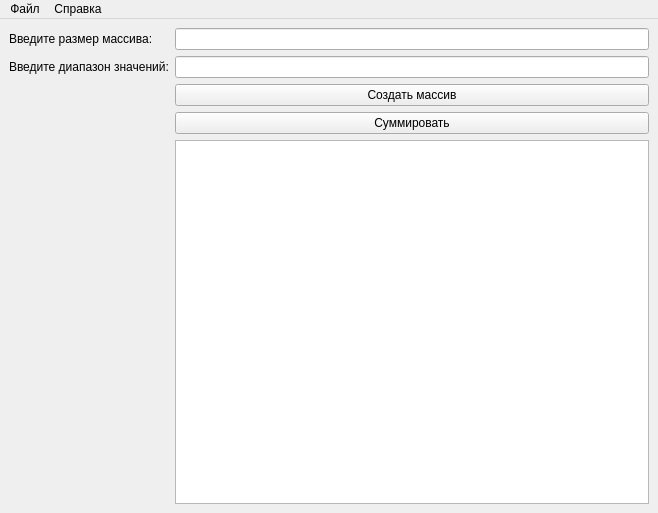
<?xml version="1.0" encoding="UTF-8"?>
<ui version="4.0">
 <class>MainWindow</class>
 <widget class="QMainWindow" name="MainWindow">
  <property name="geometry">
   <rect>
    <x>0</x>
    <y>0</y>
    <width>658</width>
    <height>513</height>
   </rect>
  </property>
  <property name="windowTitle">
   <string>Случайный массив</string>
  </property>
  <widget class="QWidget" name="centralwidget">
   <layout class="QFormLayout" name="formLayout">
    <item row="0" column="0">
     <widget class="QLabel" name="label_lnt">
      <property name="text">
       <string>Введите размер массива:</string>
      </property>
     </widget>
    </item>
    <item row="0" column="1">
     <widget class="QLineEdit" name="edit_lnt"/>
    </item>
    <item row="1" column="0">
     <widget class="QLabel" name="label_rng">
      <property name="text">
       <string>Введите диапазон значений:</string>
      </property>
     </widget>
    </item>
    <item row="1" column="1">
     <widget class="QLineEdit" name="edit_rng"/>
    </item>
    <item row="2" column="1">
     <widget class="QPushButton" name="button_create">
      <property name="text">
       <string>Создать массив</string>
      </property>
     </widget>
    </item>
    <item row="3" column="1">
     <widget class="QPushButton" name="button_sum">
      <property name="text">
       <string>Суммировать</string>
      </property>
     </widget>
    </item>
    <item row="4" column="1">
     <widget class="QPlainTextEdit" name="list_output"/>
    </item>
   </layout>
  </widget>
  <widget class="QMenuBar" name="menubar">
   <property name="geometry">
    <rect>
     <x>0</x>
     <y>0</y>
     <width>658</width>
     <height>25</height>
    </rect>
   </property>
   <widget class="QMenu" name="menu_file">
    <property name="title">
     <string>Файл</string>
    </property>
    <addaction name="action_save"/>
    <addaction name="active_load"/>
   </widget>
   <widget class="QMenu" name="menu_req">
    <property name="title">
     <string>Справка</string>
    </property>
    <addaction name="author"/>
   </widget>
   <addaction name="menu_file"/>
   <addaction name="menu_req"/>
  </widget>
  <action name="author">
   <property name="text">
    <string>О разработчике...</string>
   </property>
  </action>
  <action name="action_save">
   <property name="text">
    <string>Сохранить в файл...</string>
   </property>
  </action>
  <action name="active_load">
   <property name="text">
    <string>Загрузить из файла...</string>
   </property>
  </action>
 </widget>
 <resources/>
 <connections/>
</ui>
